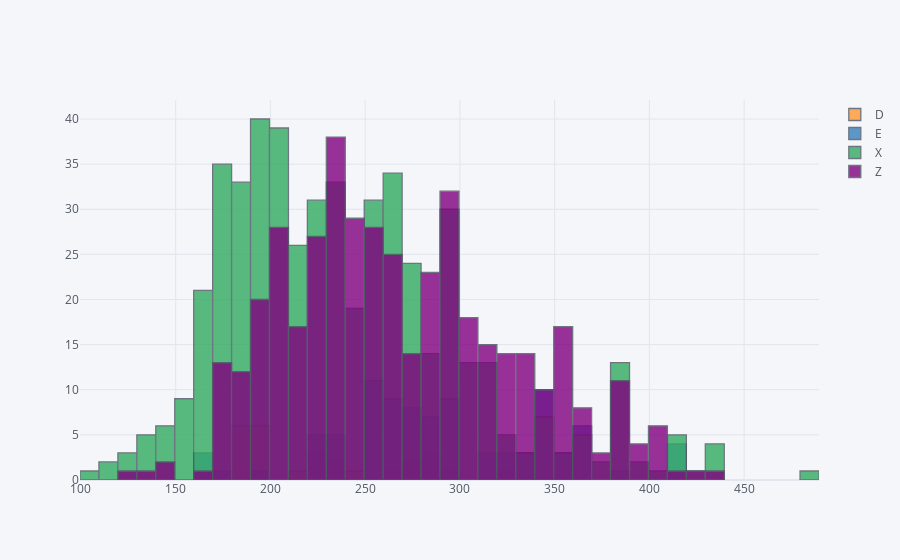

The code cell stored with this chart in its notebook:
### Code cell
grouped_df = df.pivot(columns = 'FUELTYPE' , values ='CO2EMISSIONS')

grouped_df.iplot(kind = 'hist')

### Figure 1 — Plotly figure (JSON) as saved in the notebook; plotly's stock layout.template omitted (floating-point values rounded to 4 significant figures; data arrays with more than 128 entries replaced by an {"elided": "..."} marker saying what was removed)
{"data": [{"histfunc": "count", "histnorm": "", "marker": {"color": "rgba(255, 153, 51, 1.0)", "line": {"color": "#4D5663", "width": 1.3}}, "name": "D", "opacity": 0.8, "orientation": "v", "type": "histogram", "x": {"elided": "1067 int values"}}, {"histfunc": "count", "histnorm": "", "marker": {"color": "rgba(55, 128, 191, 1.0)", "line": {"color": "#4D5663", "width": 1.3}}, "name": "E", "opacity": 0.8, "orientation": "v", "type": "histogram", "x": {"elided": "1067 int values"}}, {"histfunc": "count", "histnorm": "", "marker": {"color": "rgba(50, 171, 96, 1.0)", "line": {"color": "#4D5663", "width": 1.3}}, "name": "X", "opacity": 0.8, "orientation": "v", "type": "histogram", "x": {"elided": "1067 int values"}}, {"histfunc": "count", "histnorm": "", "marker": {"color": "rgba(128, 0, 128, 1.0)", "line": {"color": "#4D5663", "width": 1.3}}, "name": "Z", "opacity": 0.8, "orientation": "v", "type": "histogram", "x": {"elided": "1067 int values"}}], "layout": {"barmode": "overlay", "legend": {"bgcolor": "#F5F6F9", "font": {"color": "#4D5663"}}, "paper_bgcolor": "#F5F6F9", "plot_bgcolor": "#F5F6F9", "title": {"font": {"color": "#4D5663"}}, "xaxis": {"gridcolor": "#E1E5ED", "showgrid": true, "tickfont": {"color": "#4D5663"}, "title": {"font": {"color": "#4D5663"}, "text": ""}, "zerolinecolor": "#E1E5ED"}, "yaxis": {"gridcolor": "#E1E5ED", "showgrid": true, "tickfont": {"color": "#4D5663"}, "title": {"font": {"color": "#4D5663"}, "text": ""}, "zerolinecolor": "#E1E5ED"}}}
